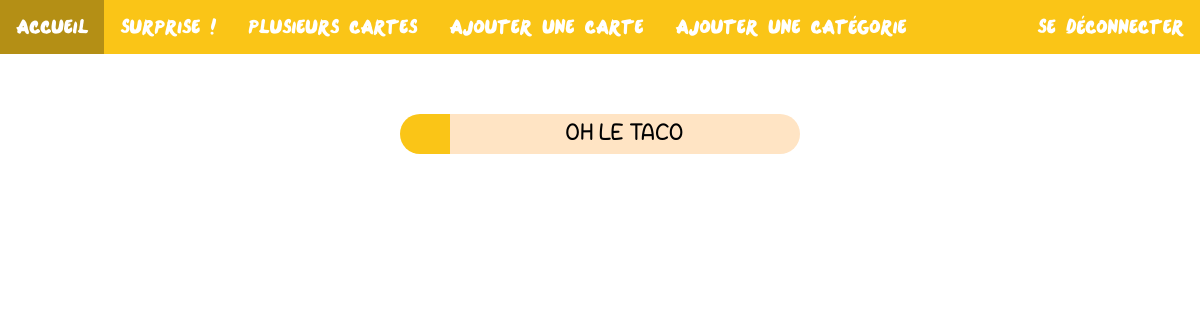
The app's page /api/v1/pick_card (signed in), older data.
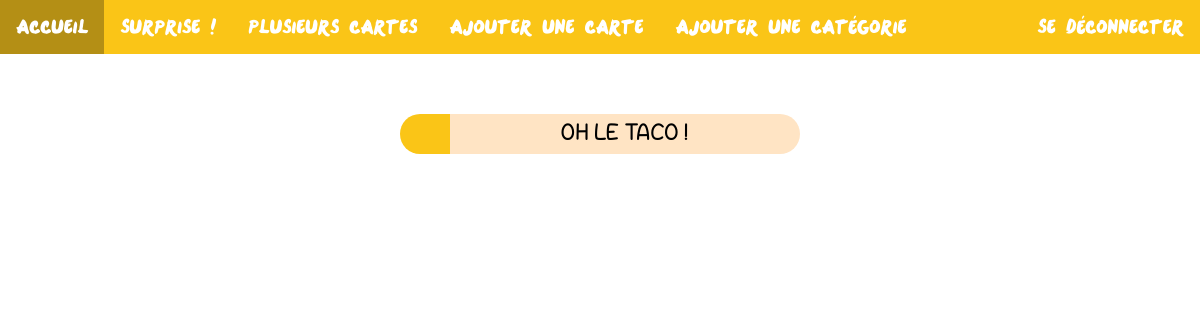
The same page, newer data.
### tables this page shows
CREATE TABLE BD_CATEGORIES(
        id_categories INTEGER NOT NULL,
        categories_name TEXT NOT NULL,
        color VARCHAR (50) NOT NULL,
        id_user INTEGER NOT NULL,
        PRIMARY KEY (id_categories),
        FOREIGN KEY (id_user) REFERENCES BD_USER(id_user)
);

CREATE TABLE BD_CARD(
        id_card INTEGER NOT NULL,
        card_text TEXT NOT NULL,
        id_categories INTEGER NOT NULL,
        id_user INTEGER NOT NULL,
        PRIMARY KEY (id_card),
        FOREIGN KEY (id_categories) REFERENCES BD_CATEGORIES(id_categories),
        FOREIGN KEY (id_user) REFERENCES BD_USER(id_user)
);

### boite_a_dates/paths/paths.py (the view)
@bpapi.route("/pick_card")
@login_required
def pick_card():
    user_id = check_id_user(session.get("user_id", None))
    card = pick_card_user(user_id,-1)
    return render_template("card_presenter.html",card = card)

### boite_a_dates/data_access/db_access.py (called while the page is built)
def get_db():
    if 'db' not in g:
        g.db = sqlite3.connect(DATA_URL)
        g.db.row_factory = sqlite3.Row
    return g.db

### boite_a_dates/data_access/get_datas.py (called while the page is built)
def get_categories_id(id_user=1):
    cursor = get_db().cursor()
    cursor.execute("SELECT distinct id_categories FROM BD_CARD where id_user='%d' or id_user = 1"%(id_user))
    categories_valid = []
    for element in cursor.fetchall():
        categories_valid.append(element["id_categories"])
    return categories_valid

def get_category_card(id_category):
    cursor = get_db().cursor()
    cursor.execute("SELECT id_categories,categories_name,color FROM BD_CATEGORIES WHERE id_categories = '%d'"%(id_category))
    for element in cursor.fetchall():
        return {"id_category": element["id_categories"],"categories_name":element["categories_name"],"color":element["color"]}

def pick_card_user(id_user=1, id_category=1):
    cursor = get_db().cursor()
    if(id_category == -1):
        available_id = get_categories_id(id_user)
        category_picked = random.choice(available_id)
    else:
        category_picked = id_category
    cursor.execute("SELECT card_text FROM BD_CARD where (id_user = '%d' or id_user = 1) and id_categories = '%d'"%(id_user, category_picked))
    cards_pool = []
    for element in cursor.fetchall():
        cards_pool.append({"name":element["card_text"]})
    if(len(cards_pool) == 0):
        return -1
    chosen = random.choice(cards_pool)["name"]
    category_card = get_category_card(category_picked)
    chosen_card = {
        "category":category_card,
        "card": chosen,
        "color":category_card["color"]
    }
    return chosen_card

def get_user_by_id(user_id):
    cursor = get_db().cursor()
    cursor.execute("SELECT id_user, pwd_user FROM BD_USER WHERE id_user = %d"%(user_id))
    user_data ={}
    for element in cursor.fetchall():
        user_data["id_user"] = element["id_user"]
        user_data["pwd_user"] = element["pwd_user"]
        return user_data

### boite_a_dates/paths/auth.py (called while the page is built)
@bp.before_app_request
def load_logged_in_user():
    user_id = session.get('user_id')
    if user_id is None:
        g.user = None
    else:
        g.user = get_user_by_id(user_id)

def login_required(view):
    @functools.wraps(view)
    def wrapped_view(**kwargs):
        if g.user is None:
            return render_template("login.html", color="#a83246")
        return view(**kwargs)
    return wrapped_view

### boite_a_dates/paths/paths.py (called while the page is built)
def check_id_user(id_to_check):
    if id_to_check == None:
        return 1
    else:
        return id_to_check

### boite_a_dates/templates/card_presenter.html (shortened to what this page needs)
<!doctype html>
<html lang="fr">
<head>
    <link href="{{url_for('static', filename='css/card_style.css')}}" rel="stylesheet" />
</head>
<body>
    {% with color=card['color'] %}
        {% include 'nav.html' %}
    {% endwith %}
    <div class="card_page">
        <div class="card">
            <div class="stick_head" style="background-color:{{card['color']}}"></div>
            <div class="card_content">{{card["card"]}}</div>
         </div>
    </div>
</body>
</html>

### boite_a_dates/templates/nav.html (shortened to what this page needs)
<!doctype html>
<html lang="fr">
<head>
    <link href="{{url_for('static', filename='css/navbar_style.css')}}" rel="stylesheet" />
</head>
<body>
  <ul style="background-color: {{color}}">
      <li class="left"><a href="{{ url_for('api/v1.home') }}">Accueil</a></li>
      {% if session.user_id %}
      <li class="left"><a href="{{ url_for('api/v1.pick_card') }}">Surprise !</a></li>
      <li class="left"><a href="{{ url_for('api/v1.card_choice', number=0)}}">Plusieurs cartes</a></li>
      <li class="left"><a href="{{ url_for('api/v1.insert_card')}}">Ajouter une carte</a></li>
      <li class="left"><a href="{{ url_for('api/v1.insert_category')}}">Ajouter une catégorie</a></li>
      {% endif %}
    {% if session.user_id %}
      <li class="right"><a href="{{ url_for('auth.logout')}}">Se déconnecter</a></li>
    {% else %}
      <li class="right"><a href="{{ url_for('auth.login')}}">Se connecter</a></li>
      <li class="right"><a  href="{{ url_for('auth.register')}}">Créer un compte</a></li>
    {% endif %}
  </ul>
</body>
</html>

### boite_a_dates/static/css/card_style.css (style rules this page uses)
.card_page { width:100%; padding-top: 5%; font-family:trial; text-align:center; }
.card { display:inline-flex; }
.stick_head { height:40px; width:50px; border-radius: 20px 0 0 20px; }
.card_content { font-family:trial; font-size: 1.5em; height:35px; width:350px; border-radius:0 20px 20px 0; background-color: bisque; padding-top:5px; }

### boite_a_dates/static/css/navbar_style.css (style rules this page uses)
body { margin:0; }
ul { overflow:hidden; list-style:none; padding:0; position:relative; width:100%; margin:0 auto; font-family: navigation; font-size: 1.5em; }
li a { display: block; color: white; text-align: center; padding: 14px 16px; text-decoration: none; }
li.left { float:left; }
li.right { float:right; }

Row changes from the older to the newer data that the page shows:
changed BD_CARD: card "OH LE TACO" → "OH LE TACO !"
